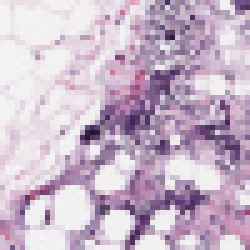
#> input picture image_processing/8916_idx5_x751_y1551_class0.png, 50 x 50 px (shown 5 times larger)
$ jupyter execute ip_adaptive_tresholding.ipynb
#> lines starting #> are read from the running program, lines starting #| are printed output that depends on the picture; after the words box and inside, x2 and y2 are one past the last pixel; in counts of white or black regions, pixels touching at a corner belong together
[cell 1]
# import the necessary packages
import matplotlib.pyplot as plt
import cv2

[cell 2]
def plt_imshow(title, image):
	# convert the image frame BGR to RGB color space and display it
	image = cv2.cvtColor(image, cv2.COLOR_BGR2RGB)
	plt.imshow(image)
	plt.title(title)
	plt.grid(False)
	plt.show()

[cell 3]
# since we are using Jupyter Notebooks we can replace our argument
# parsing code with *hard coded* arguments and values
args = {
	"image": "8916_idx5_x751_y1551_class0.png"
}

[cell 4]
# load the image and display it
image = cv2.imread(args["image"])
#> image is the input picture: shape (50, 50, 3); mean B, G, R 201.6, 182.3, 200.8
plt_imshow("Image", image)

# convert the image to grayscale and blur it slightly
gray = cv2.cvtColor(image, cv2.COLOR_BGR2GRAY)
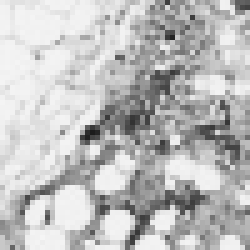
#> gray: shape (50, 50) (shown 5 times larger); min 28, max 245, mean 190
blurred = cv2.GaussianBlur(gray, (7, 7), 0)
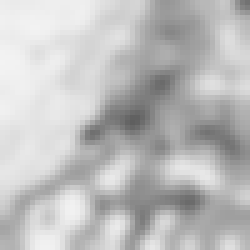
#> blurred: shape (50, 50) (shown 5 times larger); min 95, max 243, mean 190

[cell 5]
# apply simple thresholding with a hardcoded threshold value
(T, threshInv) = cv2.threshold(blurred, 230, 255,
	cv2.THRESH_BINARY_INV)
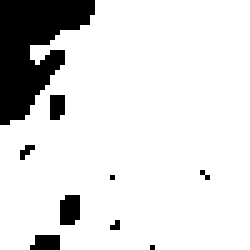
#> threshInv: shape (50, 50) (shown 5 times larger); 86.6% white; 9 black regions (7 under 20 px), largest, box (x1, y1, x2, y2) and area: (0, 0, 19, 25) 272, (12, 39, 16, 45) 22
plt_imshow("Simple Thresholding", threshInv)

[cell 6]
# apply Otsu's automatic thresholding
(T, threshInv) = cv2.threshold(blurred, 0, 255,
	cv2.THRESH_BINARY_INV | cv2.THRESH_OTSU)
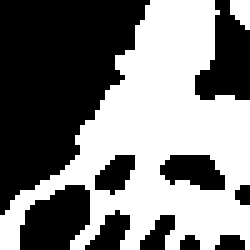
#> threshInv: shape (50, 50) (shown 5 times larger); 48.8% white; 2 white regions (1 under 20 px), largest, box (x1, y1, x2, y2) and area: (0, 0, 50, 50) 1201
#> T = 189
plt_imshow("Otsu Thresholding", threshInv)

[cell 7]
# instead of manually specifying the threshold value, we can use
# adaptive thresholding to examine neighborhoods of pixels and
# adaptively threshold each neighborhood
thresh = cv2.adaptiveThreshold(blurred, 255,
	cv2.ADAPTIVE_THRESH_MEAN_C, cv2.THRESH_BINARY_INV, 21, 10)
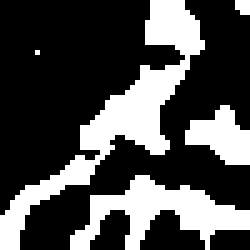
#> thresh: shape (50, 50) (shown 5 times larger); 30.2% white; 5 white regions (2 under 20 px), largest, box (x1, y1, x2, y2) and area: (0, 0, 41, 50) 414, (14, 35, 50, 50) 238, (37, 21, 50, 33) 94
plt_imshow("Mean Adaptive Thresholding", thresh)

[cell 8]
# perform adaptive thresholding again, this time using a Gaussian
# weighting versus a simple mean to compute our local threshold
# value
thresh = cv2.adaptiveThreshold(blurred, 255,
	cv2.ADAPTIVE_THRESH_GAUSSIAN_C, cv2.THRESH_BINARY_INV, 21, 4)
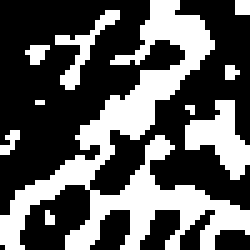
#> thresh: shape (50, 50) (shown 5 times larger); 36.4% white; 10 white regions (7 under 20 px), largest, box (x1, y1, x2, y2) and area: (0, 0, 50, 50) 702, (37, 20, 50, 36) 105, (11, 2, 24, 18) 54
plt_imshow("Gaussian Adaptive Thresholding", thresh)
